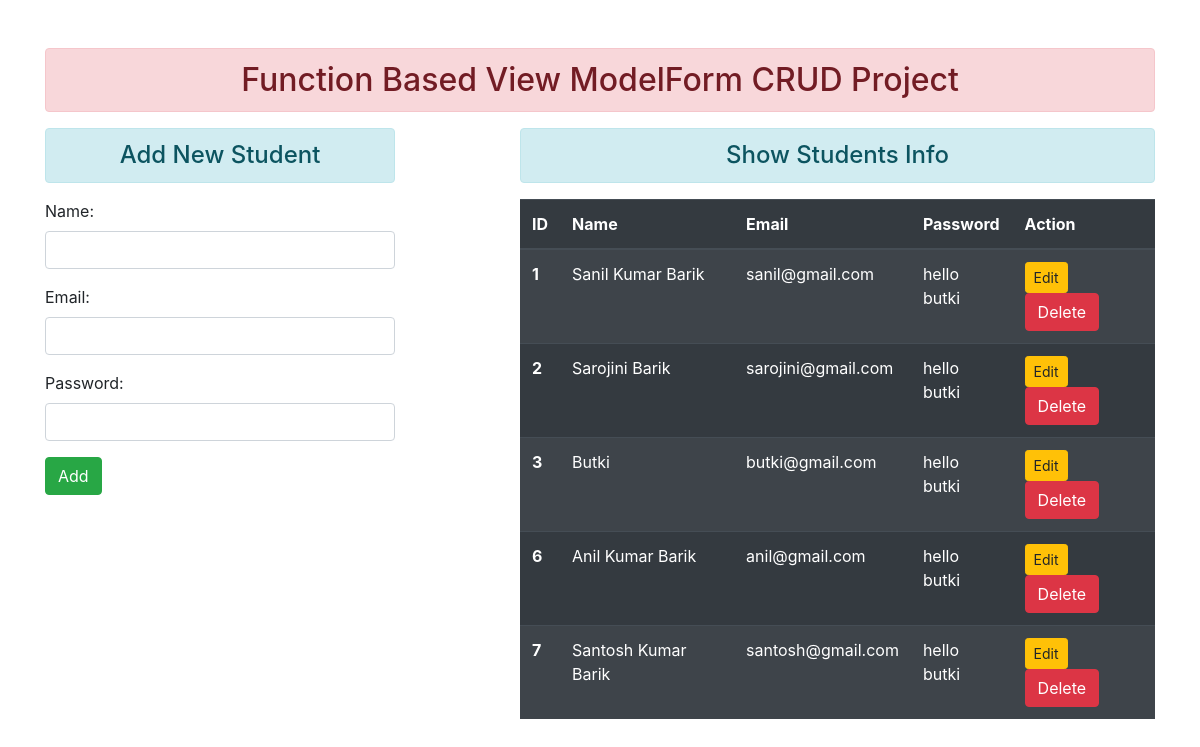
The page / on the database its author committed.
### enroll/models.py (models this page shows)
class User(models.Model):
    name = models.CharField(max_length=100)
    email = models.EmailField(max_length=100)
    password = models.CharField(max_length=100)

### enroll/views.py (the view)
# urls.py: path('',views.add_show,name='addandshow'),
def add_show(request):
    if request.method == "POST":
        fm = StudentRegistration(request.POST)
        if fm.is_valid():
            nm = fm.cleaned_data['name']
            em = fm.cleaned_data['email']
            pw = fm.cleaned_data['password']
            reg = User(name=nm, email=em, password=pw)
            reg.save()
            fm = StudentRegistration()
    else:
        fm = StudentRegistration()
    stud = User.objects.all()
    return render(request,'enroll/addandshow.html', {'forms':fm,'stu':stud})

### enroll/forms.py
class StudentRegistration(forms.ModelForm):
    class Meta:
        model = User
        fields = ['name', 'email', 'password']
        widgets = {
            'name' : forms.TextInput(attrs={'class':'form-control'}),
            'email' : forms.EmailInput(attrs={'class':'form-control'}),
            'password' : forms.PasswordInput(render_value=True, attrs={'class':'form-control'})
        }

### enroll/templates/enroll/addandshow.html (shortened to what this page needs)
{% extends 'enroll/base.html' %}
{% block content %}
<div class="row">
    <div class="col-sm-4">
<h4 class="text-center alert alert-info">Add New Student</h4>
<form action="" method="POST">
    {{forms.as_p}}
    <input type="submit" class="btn btn-success" value="Add">
</form>
    </div>
<div class="col-sm-7 offset-1">
    <h4 class="text-center alert alert-info">Show Students Info</h4>
    {% if stu %}
    <table class="table table-dark table-striped">
        <thead>
          <tr>
            <th scope="col">ID</th>
            <th scope="col">Name</th>
            <th scope="col">Email</th>
            <th scope="col">Password</th>
            <th scope="col">Action</th>
          </tr>
        </thead>
        <tbody>
            {% for st in stu %}
          <tr>
            <th scope="row">{{st.id}}</th>
            <td>{{st.name}}</td>
            <td>{{st.email}}</td>
            <td>{{st.password}}</td>
            <td>
                <a href="{% url 'updatedata' st.id %}" class="btn btn-warning btn-sm">Edit</a>
                <form action="{% url 'deletedata' st.id %}" method="POST" class="d-inline">
                    <input type="submit" class="btn btn-danger" value="Delete">
                </form>
            </td>
          </tr>
          {% endfor %}
        </tbody>
      </table>
    {% else %}
    <h4 class="text-center alert alert-warning">No Records Found</h4>
    {% endif %}
</div>
</div>
{% endblock content %}

### enroll/templates/enroll/base.html (shortened to what this page needs)
<!DOCTYPE html>
{% load static %}
<html lang="en">
<head>
    <link rel="stylesheet" href="{% static 'enroll/css/bootstrap.css' %}">
</head>
<body>
    <div class="container mt-5">
        <h2 class="text-center alert alert-danger">Function Based View ModelForm CRUD Project</h2>
        {% block content %}  {% endblock content %}
    </div>
</body>
</html>

### rows shown on the page
User: id "1", name "Sanil Kumar Barik", email "sanil@gmail.com", password "hello butki"
User: id "2", name "Sarojini Barik", email "sarojini@gmail.com", password "hello butki"
User: id "3", name "Butki", email "butki@gmail.com", password "hello butki"
User: id "6", name "Anil Kumar Barik", email "anil@gmail.com", password "hello butki"
User: id "7", name "Santosh Kumar Barik", email "santosh@gmail.com", password "hello butki"
